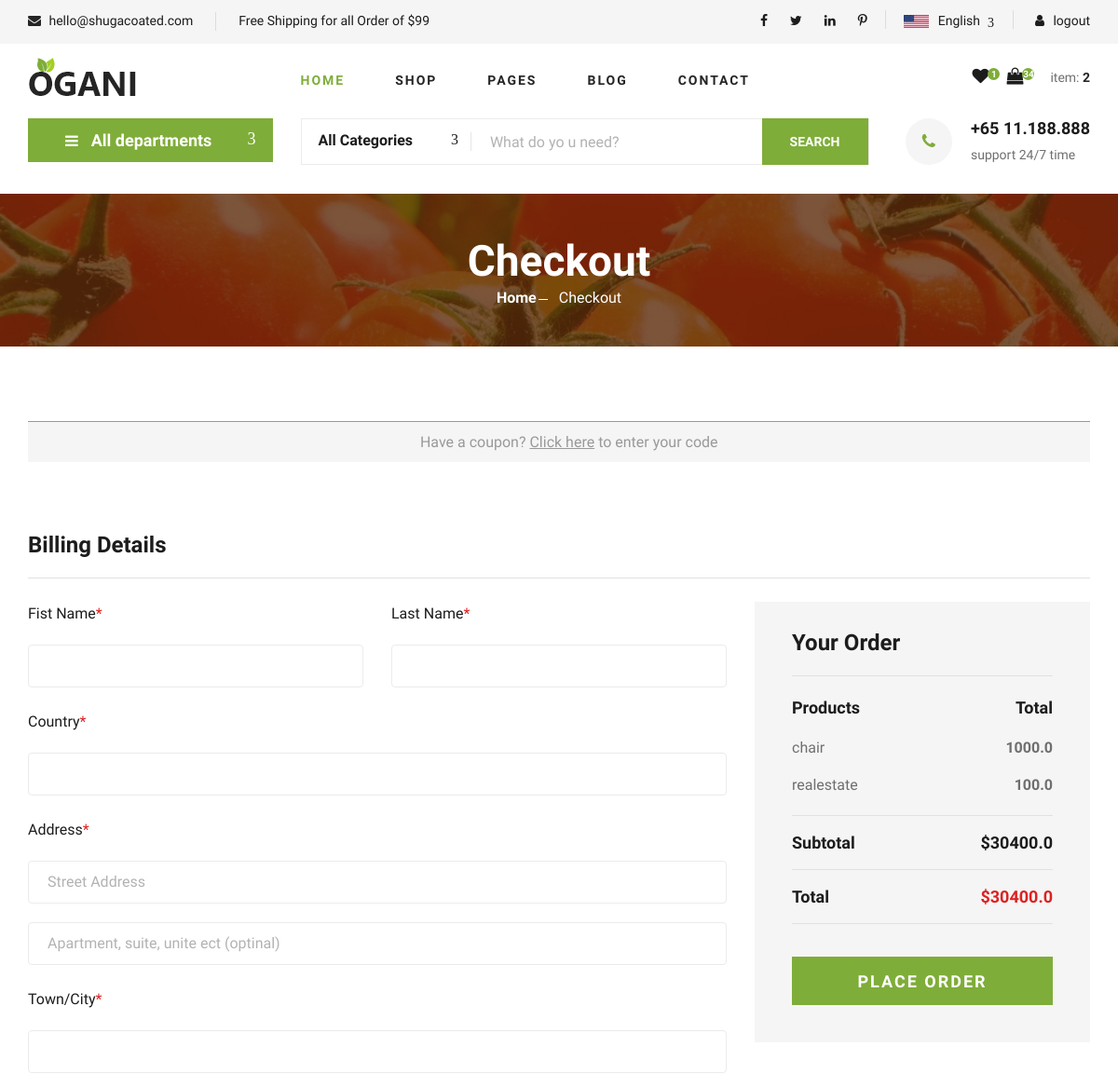
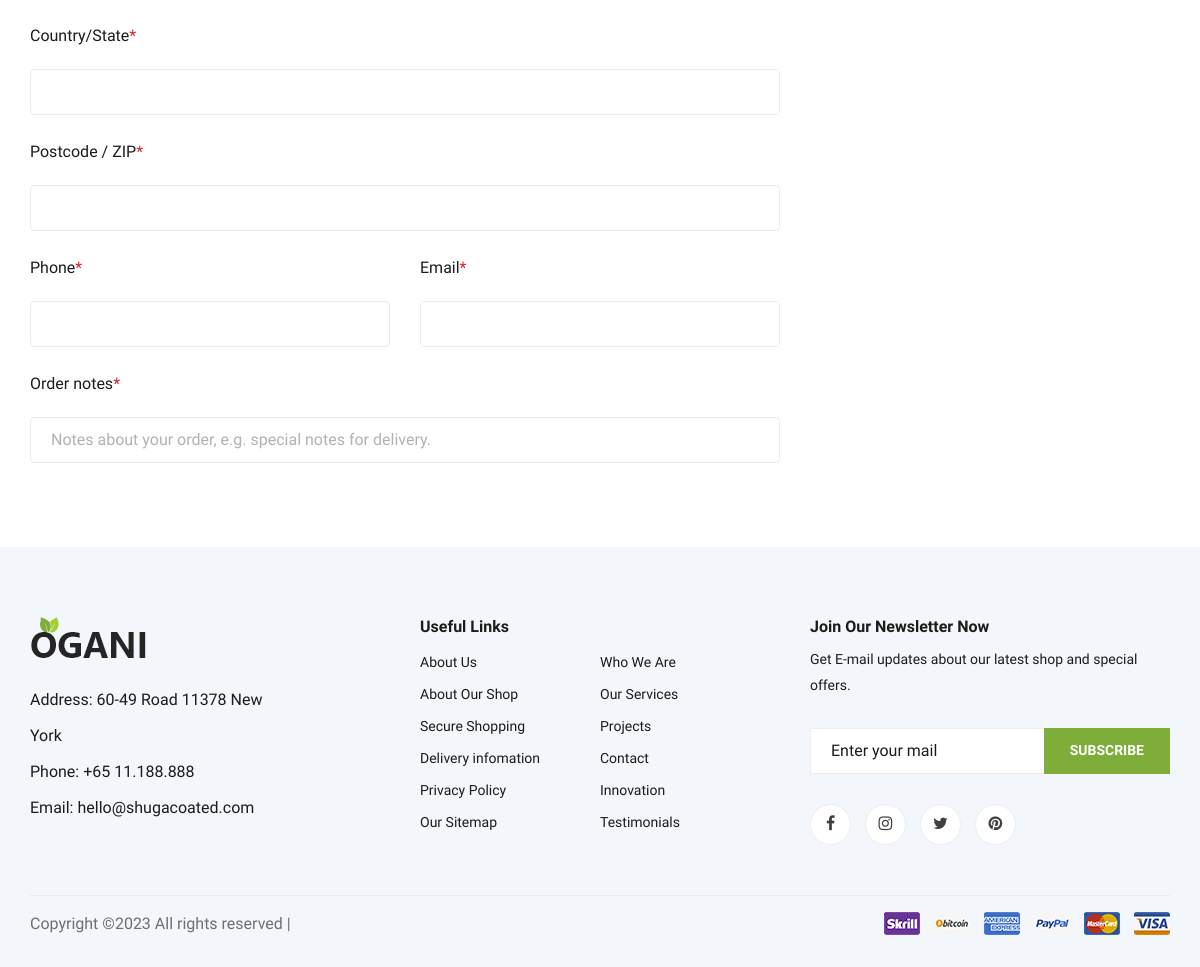
Page /checkout (signed in) on the committed database (2 pictures, top to bottom).
### Estorapp/models.py (models this page shows, shortened)
class OrderItem(models.Model):
    product = models.ForeignKey(Product, on_delete=models.CASCADE, null=True, blank=True)
    order = models.ForeignKey(Order, on_delete=models.SET_NULL, blank=True, null=True )
    quantity = models.IntegerField(default=0, null=True, blank=True)
    date_added = models.DateTimeField(auto_now_add=True)
    @property
    def get_total(self):
        total = self.product.price * self.quantity
        return total

class Product(models.Model):
    name = models.CharField(max_length=200)
    product_type =models.ForeignKey(ProductType, on_delete=models.CASCADE, max_length=50,null=True, blank=True)
    price = models.FloatField()
    slash_price = models.FloatField(null=True,)
    product_brifing = models.CharField(max_length=50,null=True, blank=True)
    product_details = models.TextField(max_length=5000,null=True, blank=True)
    product_informations = models.TextField(max_length=5000,null=True, blank=True)
    image = models.ImageField(upload_to="images", null=True,blank=True)

class Order(models.Model):
    customer = models.ForeignKey(Customer, on_delete=models.SET_NULL, null=True, blank=True )
    date_ordered = models.DateTimeField(auto_now_add=True)
    complete = models.BooleanField(default=False, null=True, blank=False)
    transaction_id = models.CharField(max_length=100, null=True)
    class Meta:
        ordering = ["-transaction_id"]
    @property
    def get_cart_total(self):
        orderitems = self.orderitem_set.all()
        total = sum([item.get_total for item in orderitems])
        return total
    @property
    def get_cart_items(self):
        orderitems = self.orderitem_set.all()
        total = sum([item.quantity for item in orderitems])
        return total

### Estorapp/views.py (the view)
# urls.py: path("checkout", views.checkout, name='checkout'),
@login_required(login_url='login')
def checkout(request):
    if request.user.is_authenticated:
        customer = request.user.customer
        order, created = Order.objects.get_or_create(customer=customer, complete=False)
        items = order.orderitem_set.all()
        cartItems = order.get_cart_items
        get_orderitems = order.orderitem_set.all().count()
    else:
        items = []
        order = {'get_cart_total': 0, 'get_cart_items': 0}
        cartItems = order['get_cart_items']
        get_orderitems = 0
    context = {"items": items, "order": order, "cartItems": cartItems, 'get_orderitems':get_orderitems }
    return render(request, 'checkout.html', context)

### Estorapp/templates/checkout.html (shortened to what this page needs)
{% extends "main.html"%}
{% load static %}
{% block content %}
    <header class="header">
        <div class="header__top">
            <div class="container">
                <div class="row">
                    <div class="col-lg-6 col-md-6">
                        <div class="header__top__left">
                            <ul>
                                <li><i class="fa fa-envelope"></i> hello@shugacoated.com</li>
                                <li>Free Shipping for all Order of $99</li>
                            </ul>
                        </div>
                    </div>
                    <div class="col-lg-6 col-md-6">
                        <div class="header__top__right">
                            <div class="header__top__right__social">
                                <a href="#"><i class="fa fa-facebook"></i></a>
                                <a href="#"><i class="fa fa-twitter"></i></a>
                                <a href="#"><i class="fa fa-linkedin"></i></a>
                                <a href="#"><i class="fa fa-pinterest-p"></i></a>
                            </div>
                            <div class="header__top__right__language">
                                <img src="{% static 'images/img/language.png' %}" alt="">
                                <div>English</div>
                                <span class="arrow_carrot-down"></span>
                            </div>
                            <div class="header__top__right__auth">
                                 {% if user.is_authenticated %}
                                 <a href="{% url 'logout'%}"><i class="fa fa-user"></i> logout</a>
                              {%else%}
                                 <a href="{% url 'login'%}"><i class="fa fa-user"></i> Login</a>
                              {% endif %}
                            </div>
                        </div>
                    </div>
                </div>
            </div>
        </div>
        <div class="container">
            <div class="row">
                <div class="col-lg-3">
                    <div class="header__logo">
                        <a href="{% url 'home' %}"><img src="{% static 'images/img/logo.png' %}" alt=""></a>
                    </div>
                </div>
                <div class="col-lg-6">
                    <nav class="header__menu">
                          <ul>
                                <li class="active"><a href="{% url 'home'%}">Home</a></li>
                                <li><a href="{% url 'shop-grid' %}">Shop</a></li>
                                <li><a href="#">Pages</a>
                                </li>
                                <li><a href="{% url 'blog' %}">Blog</a></li>
                                <li><a href="{% url 'contact' %}">Contact</a></li>
                          </ul>
                    </nav>
                </div>
                <div class="col-lg-3">
                    <div class="header__cart">
                        <ul>
                            <li><a href="#"><i class="fa fa-heart"></i> <span>1</span></a></li>
                            <li><a href="{% url 'shoping-cart' %}"><i class="fa fa-shopping-bag"></i> <span>{{cartItems}}</span></a></li>
                        </ul>
                        <div class="header__cart__price">item: <span>{{get_orderitems}}</span></div>
                    </div>
                </div>
            </div>
        </div>
    </header>
    <section class="hero hero-normal">
        <div class="container">
            <div class="row">
                <div class="col-lg-3">
                    <div class="hero__categories">
                        <div class="hero__categories__all">
                            <i class="fa fa-bars"></i>
                            <span>All departments</span>
                        </div>
                    </div>
                </div>
                <div class="col-lg-9">
                    <div class="hero__search">
                        <div class="hero__search__form">
                            <form action="#">
                                <div class="hero__search__categories">
                                    All Categories
                                    <span class="arrow_carrot-down"></span>
                                </div>
                                <input type="text" placeholder="What do yo u need?">
                                <button type="submit" class="site-btn">SEARCH</button>
                            </form>
                        </div>
                        <div class="hero__search__phone">
                            <div class="hero__search__phone__icon">
                                <i class="fa fa-phone"></i>
                            </div>
                            <div class="hero__search__phone__text">
                                <h5>+65 11.188.888</h5>
                                <span>support 24/7 time</span>
                            </div>
                        </div>
                    </div>
                </div>
            </div>
        </div>
    </section>
    <section class="breadcrumb-section set-bg" data-setbg="static/images/img/breadcrumb.jpg">
        <div class="container">
            <div class="row">
                <div class="col-lg-12 text-center">
                    <div class="breadcrumb__text">
                        <h2>Checkout</h2>
                        <div class="breadcrumb__option">
                            <a href="{% url 'home'%}">Home</a>
                            <span>Checkout</span>
                        </div>
                    </div>
                </div>
            </div>
        </div>
    </section>
    <section class="checkout spad">
        <div class="container">
            <div class="row">
                <div class="col-lg-12">
                    <h6><span class="icon_tag_alt"></span> Have a coupon? <a href="#">Click here</a> to enter your code
                    </h6>
                </div>
            </div>
            <div class="checkout__form">
                <h4>Billing Details</h4>
                <form action="#" id="form">
                    <div class="row">
                        <div class="col-lg-8 col-md-6">
                            <div class="row">
                                <div class="col-lg-6">
                                    <div class="checkout__input">
                                        <p>Fist Name<span>*</span></p>
                                        <input type="text" id="first_name">
                                    </div>
                                </div>
                                <div class="col-lg-6">
                                    <div class="checkout__input">
                                        <p>Last Name<span>*</span></p>
                                        <input type="text" id="last_name">
                                    </div>
                                </div>
                            </div>
                            <div class="checkout__input">
                                <p>Country<span>*</span></p>
                                <input type="text" id="country">
                            </div>
                            <div class="checkout__input">
                                <p>Address<span>*</span></p>
                                <input type="text" placeholder="Street Address" class="checkout__input__add" id="address">
                                <input type="text" placeholder="Apartment, suite, unite ect (optinal)" id="apartment">
                            </div>
                            <div class="checkout__input">
                                <p>Town/City<span>*</span></p>
                                <input type="text" id="city">
                            </div>
                            <div class="checkout__input">
                                <p>Country/State<span>*</span></p>
                                <input type="text" id="state">
                            </div>
                            <div class="checkout__input">
                                <p>Postcode / ZIP<span>*</span></p>
                                <input type="text" id="Postcode">
                            </div>
                            <div class="row">
                                <div class="col-lg-6">
                                    <div class="checkout__input">
                                        <p>Phone<span>*</span></p>
                                        <input type="text" id="phone">
                                    </div>
                                </div>
                                <div class="col-lg-6">
                                    <div class="checkout__input">
                                        <p>Email<span>*</span></p>
                                        <input type="text" id="email">
                                    </div>
                                </div>
                            </div>
                            <div class="checkout__input">
                                <p>Order notes<span>*</span></p>
                                <input type="text  "
                                    placeholder="Notes about your order, e.g. special notes for delivery." id="notes">
                            </div>
                        </div>
                        <div class="col-lg-4 col-md-6">
                            <div class="checkout__order">
                                <h4>Your Order</h4>
                                <div class="checkout__order__products">Products <span>Total</span></div>
                                <ul>
                                     {% for item in items %}
                                    <li>{{item.product.name}}<span>{{item.product.price}}</span></li>
                                    {% endfor %}
                                </ul>
                                <div class="checkout__order__subtotal">Subtotal <span>${{order.get_cart_total}}</span></div>
                                <div class="checkout__order__total">Total <span>${{order.get_cart_total}}</span></div>
                                <button type="submit" class="site-btn" id="form-btn">PLACE ORDER</button>
                            </div>
                        </div>
                    </div>
                </form>
            </div>
        </div>
    </section>
{% endblock content %}

### rows in the picture
OrderItem: product.name "chair", product.price "1000.0"
OrderItem: product.name "realestate", product.price "100.0"
Order: get_cart_total "30400.0"

### other values in the picture
{{ cartItems }} "34"
{{ get_orderitems }} "2"
